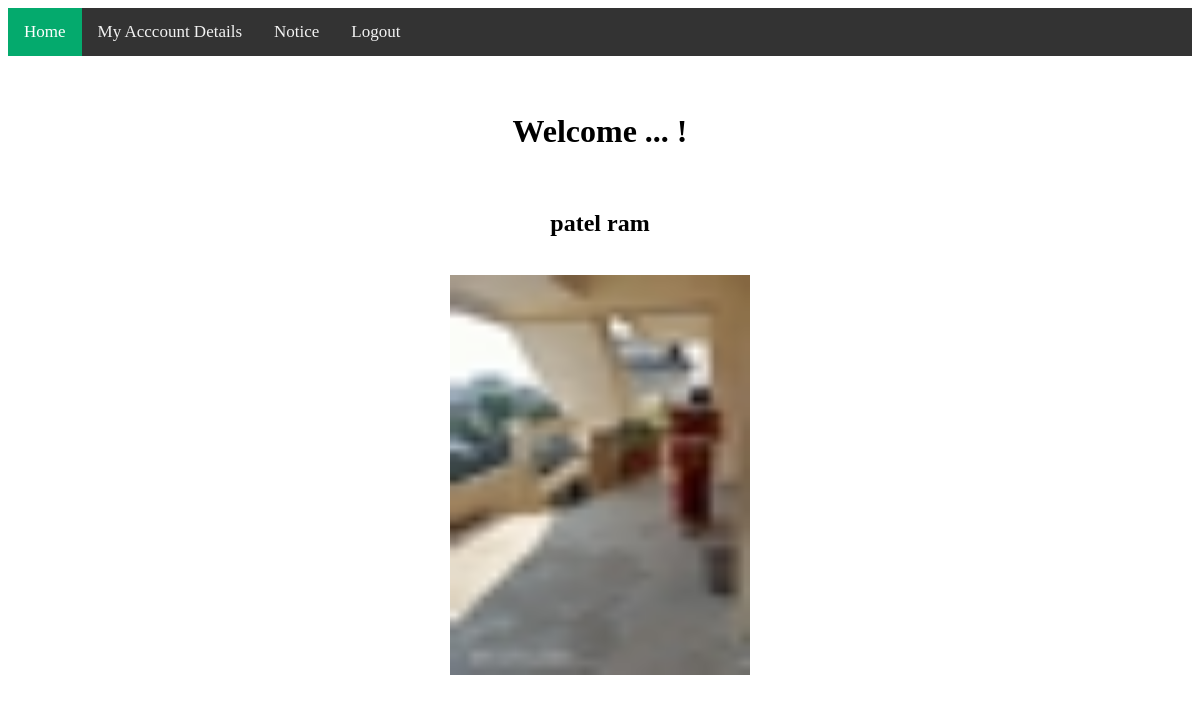
Page /check_stu.php (signed in) on the committed database.
### tables this page shows
CREATE TABLE `me_sem_1` (
  `sno` int(11) NOT NULL,
  `resultid` varchar(15) NOT NULL,
  `full_name` varchar(50) NOT NULL,
  `stu_email` varchar(50) NOT NULL,
  `student_num` varchar(11) NOT NULL,
  `parent_num` varchar(11) NOT NULL,
  `DOB` date NOT NULL,
  `fees_detail` tinyint(1) NOT NULL DEFAULT 0,
  `photo` varchar(100) NOT NULL
);

### check_stu.php (the view, shortened to what this page needs)
<!DOCTYPE html>
<html>
<head>
  <link rel="stylesheet" href="https://cdnjs.cloudflare.com/ajax/libs/font-awesome/4.7.0/css/font-awesome.min.css">
</head>
<?php
    require_once('config.php');
    $branch = $_SESSION["branchstu"];
    $sem = $_SESSION["sem"];
    $table_name = $branch . "_sem_" . $_SESSION["sem"];
    $stu_email = $_SESSION['given_email'];
    $dob = $_SESSION['password'];
    $sql = "SELECT * FROM `$table_name` WHERE `stu_email`='$stu_email' and `DOB`='$dob' ";
    $result = mysqli_query( $conn , $sql );
    $row=mysqli_fetch_assoc($result);
        $img = $row["photo"];
    $sno = $_SESSION["sno"];
?>
<body>
<div class="topnav" id="myTopnav">
  <a href="check_stu.php" class="active">Home</a>
  <a href='<?php echo "show_all_detail_of_accepted_stu_to_depart.php?branch=$branch&sem=$sem&sno=$sno"; ?>'>My Acccount Details</a>
   <a href="show_notice.php?sign=0">Notice</a>
  <a href="studentlogin.php">Logout</a>
</div>
<?php echo "<center><br><br><h1>Welcome ... !</h1><br><h2>". $row["full_name"] . "</h2></center><br>"; ?>
<?php echo "<center><img src=\"$img\" width=300px height=400px><center>";  ?>
</body>
</html>

### check_stu.php (style rules this page uses)
.topnav { background-color: #333; overflow: hidden; }
.topnav a { float: left; display: block; color: #f2f2f2; text-align: center; padding: 14px 16px; text-decoration: none; font-size: 17px; }
.topnav a.active { background-color: #04AA6D; color: white; }

### rows in the picture
me_sem_1: full_name "patel ram", photo (picture)
